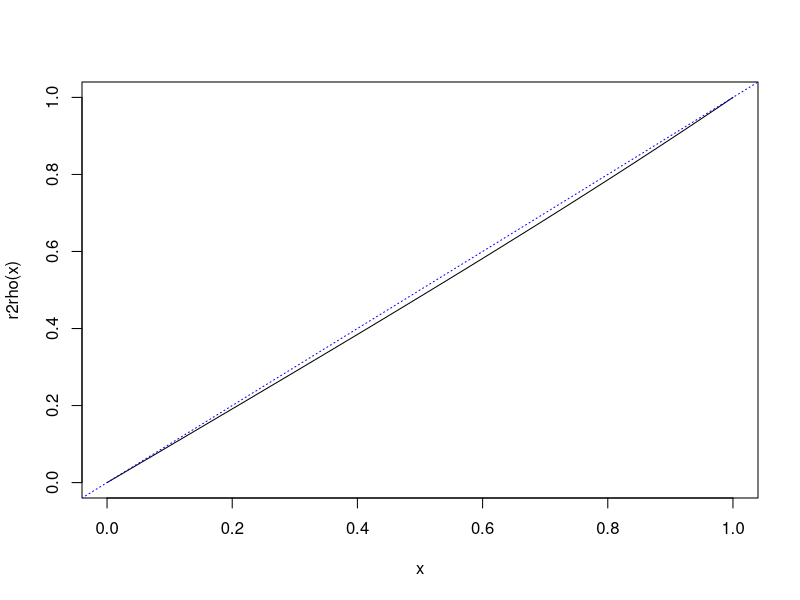

This chart was generated by the following R code:
library(pracma)
fun <- function(x,y) sqrt(2.5^2 * (1 - x^2/5^2 - y^2/8.5^2))
xmin <- 0; xmax <- 5
ymin <- 0; ymax <- function(x) sqrt(8.5^2 * (1-x^2/5^2))
integral2(fun, xmin, xmax, ymin, ymax)

library(mvtnorm)
mu = c(0, 0)
Sigma = matrix (c(1, 0.5, 0.5, 1), 2, 2) # var-covariance matrix
# Generate a sample from N(mu, Sigma)

fxy <- function(x, y) {
  x1<-x
  y1<-y
  return(dmvnorm(c(x1, y1), mean = mu, sigma = Sigma))}

fxy<-Vectorize(fxy)
fxy(0,0)

integral2(fxy, -10, 10, -10, 10)

fxy2 <- Vectorize(function(x,y){x*y*fxy(x,y)})
integral2(fxy2, -20, 20, -20, 20)

fxy3 <- Vectorize(function(x,y){pnorm(x)*pnorm(y)*fxy(x,y)})
12*(integral2(fxy3, -10, 10, -10, 10)$Q-0.5*0.5)

#https://www.scirp.org/pdf/ojs_2016111714440618.pdf
r2rho <- function(r){6/pi*asin(r/2)}
curve(r2rho)
abline(0,1, col="blue", lty=3)

#https://stats.stackexchange.com/questions/262061/relation-between-spearman-and-pearson-correlation-in-gaussian-copula
rho2r <- function(rho){2*sin(rho*pi/6)}
rho2r(0.482583740)

#https://pmc.ncbi.nlm.nih.gov/articles/PMC3558980/